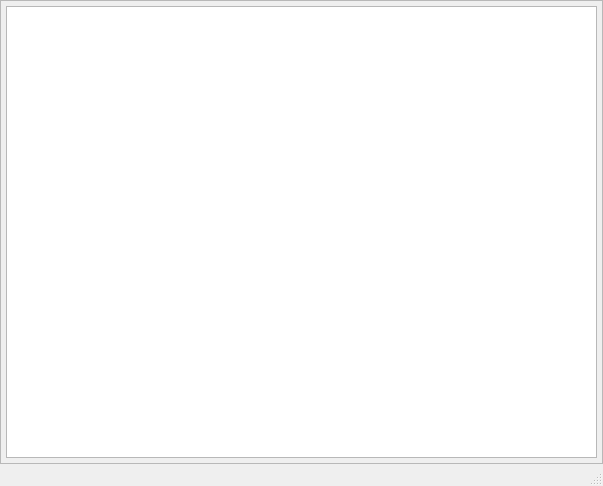
<?xml version="1.0" encoding="UTF-8"?>
<ui version="4.0">
 <class>AirbasesWindow</class>
 <widget class="QMainWindow" name="AirbasesWindow">
  <property name="geometry">
   <rect>
    <x>0</x>
    <y>0</y>
    <width>603</width>
    <height>486</height>
   </rect>
  </property>
  <property name="windowTitle">
   <string>Airbases</string>
  </property>
  <widget class="QWidget" name="centralwidget">
   <layout class="QHBoxLayout" name="horizontalLayout">
    <property name="spacing">
     <number>0</number>
    </property>
    <property name="leftMargin">
     <number>0</number>
    </property>
    <property name="topMargin">
     <number>0</number>
    </property>
    <property name="rightMargin">
     <number>0</number>
    </property>
    <property name="bottomMargin">
     <number>0</number>
    </property>
    <item>
     <widget class="QFrame" name="leftFrame">
      <property name="frameShape">
       <enum>QFrame::StyledPanel</enum>
      </property>
      <property name="frameShadow">
       <enum>QFrame::Raised</enum>
      </property>
      <layout class="QVBoxLayout" name="verticalLayout">
       <property name="spacing">
        <number>5</number>
       </property>
       <property name="leftMargin">
        <number>5</number>
       </property>
       <property name="topMargin">
        <number>5</number>
       </property>
       <property name="rightMargin">
        <number>5</number>
       </property>
       <property name="bottomMargin">
        <number>5</number>
       </property>
       <item>
        <widget class="QTableWidget" name="tableWidget">
         <property name="editTriggers">
          <set>QAbstractItemView::NoEditTriggers</set>
         </property>
         <property name="selectionBehavior">
          <enum>QAbstractItemView::SelectRows</enum>
         </property>
        </widget>
       </item>
      </layout>
     </widget>
    </item>
   </layout>
  </widget>
  <widget class="QMenuBar" name="menubar">
   <property name="geometry">
    <rect>
     <x>0</x>
     <y>0</y>
     <width>603</width>
     <height>22</height>
    </rect>
   </property>
  </widget>
  <widget class="QStatusBar" name="statusbar"/>
 </widget>
 <resources/>
 <connections/>
</ui>
